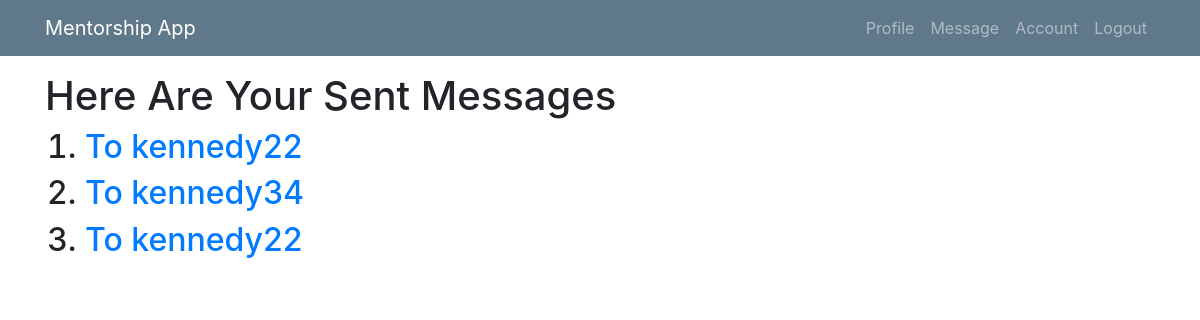
The page /list-message/ (signed in) on the database as committed earlier.
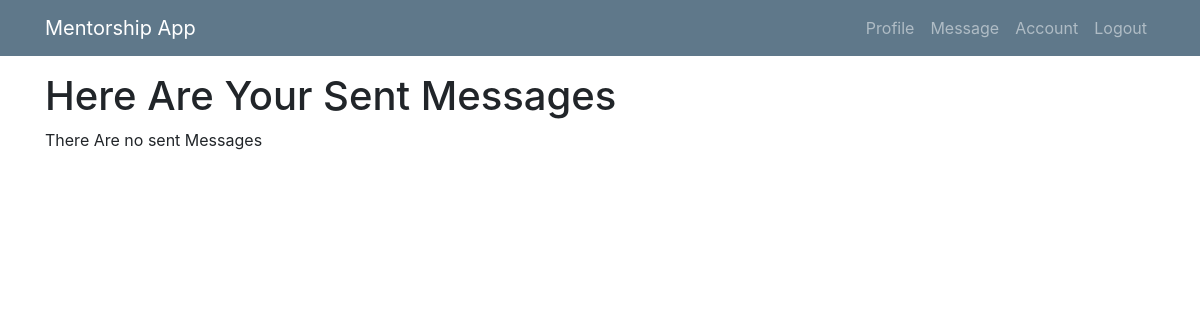
The same page on the database as committed later.
### mentee/models.py (models this page shows, shortened)
class Msg(models.Model):
    sender = models.ForeignKey(User, related_name="sender", on_delete=models.CASCADE, null=True)
    receipient = models.ForeignKey(User, related_name="receipient", on_delete=models.CASCADE)
    msg_content = models.TextField(max_length=100)
    sent_at = models.DateTimeField(null=True, blank=True)
    comment = models.TextField(blank=True, null=True)
    comment_at = models.DateTimeField( blank=True, null=True)
    is_approved = models.BooleanField(default=False, verbose_name="Approve?")
    date_approved = models.DateTimeField(blank=True, null=True)
    objects = UserManager()
    class Meta:
        ordering = ['-sent_at']

class User(AbstractUser):
    is_mentee = models.BooleanField(default=False)
    is_mentor = models.BooleanField(default=False)

### mentee/views/mentee.py (the view)
# urls.py: path('list-message/', mentee.MessageListView.as_view(), name='list'),
class MessageListView(ListView):
    model = Msg
    template_name = 'menti/listmessages.html'
    context_object_name = 'sentmesso'
    def get_queryset(self):
        return self.model.objects.filter(sender=self.request.user)

### mentee/templates/menti/listmessages.html
{% extends 'menti/base.html' %}
{% block content %}
<br><br><br>
<h1>Here Are Your Sent Messages</h1>
     {% if sentmesso %}
  <ol>
      {% for messo in sentmesso %}
      <h2><li><a href="{% url 'sent' pk=messo.pk %}">To {{ messo.receipient }} </a></li></h2>
      {% endfor %}
  </ol>
{% else %}
<p>There Are no sent Messages</p>
{% endif %}
{% endblock %}

Rows that differ between the two databases and show on the page:
removed Msg: receipient "kennedy22"
removed Msg: receipient "kennedy34"
removed Msg: receipient "kennedy22"
Other text that changed with them:
text now shown: "There Are no sent Messages"
